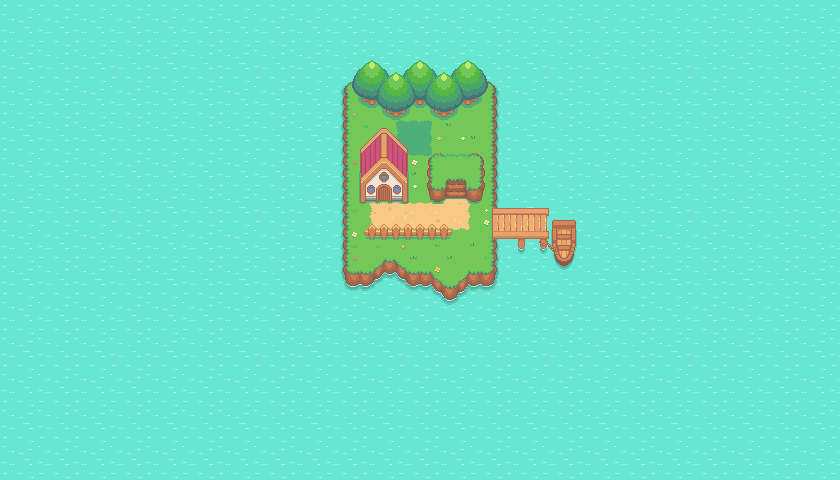

Rendered tile map (Tiled .tmx) drawn with the repository's tilesets; below, a short description and the map source with its tile grids summarised:
An orthogonal 70x40 tile map with 12x12 px tiles, 11 tile layers (Water, Ile, Paths, Battle path, ...).

<map version="1.9" tiledversion="1.9.2" orientation="orthogonal" renderorder="right-down" width="70" height="40" tilewidth="12" tileheight="12" infinite="0" nextlayerid="13" nextobjectid="1">
 <tileset firstgid="1" source="Pokemon Style.tsx" />
 <layer id="1" name="Water" width="70" height="40">
  <data>[2800 cells, 2800 non-empty, 9 distinct tile ids]</data>
 </layer>
 <layer id="3" name="Ile" width="70" height="40">
  <data>[2800 cells, 278 non-empty, 80 distinct tile ids]</data>
 </layer>
 <layer id="8" name="Paths" width="70" height="40">
  <data>[2800 cells, 39 non-empty, 17 distinct tile ids]</data>
 </layer>
 <layer id="9" name="Battle path" width="70" height="40">
  <data>[2800 cells, 9 non-empty, 9 distinct tile ids]</data>
 </layer>
 <layer id="10" name="Grass and flowers" width="70" height="40">
  <data>[2800 cells, 27 non-empty, 20 distinct tile ids]</data>
 </layer>
 <layer id="11" name="Fence" width="70" height="40">
  <data>[2800 cells, 16 non-empty, 8 distinct tile ids]</data>
 </layer>
 <layer id="12" name="Dock" width="70" height="40">
  <data>[2800 cells, 48 non-empty, 48 distinct tile ids]</data>
 </layer>
 <layer id="6" name="Trees" width="70" height="40">
  <data>[2800 cells, 72 non-empty, 24 distinct tile ids]</data>
 </layer>
 <layer id="7" name="Other trees" width="70" height="40">
  <data>[2800 cells, 48 non-empty, 24 distinct tile ids]</data>
 </layer>
 <layer id="4" name="Plateau" width="70" height="40">
  <data>[2800 cells, 30 non-empty, 29 distinct tile ids]</data>
 </layer>
 <layer id="5" name="House" width="70" height="40">
  <data>[2800 cells, 42 non-empty, 42 distinct tile ids]</data>
 </layer>
</map>
